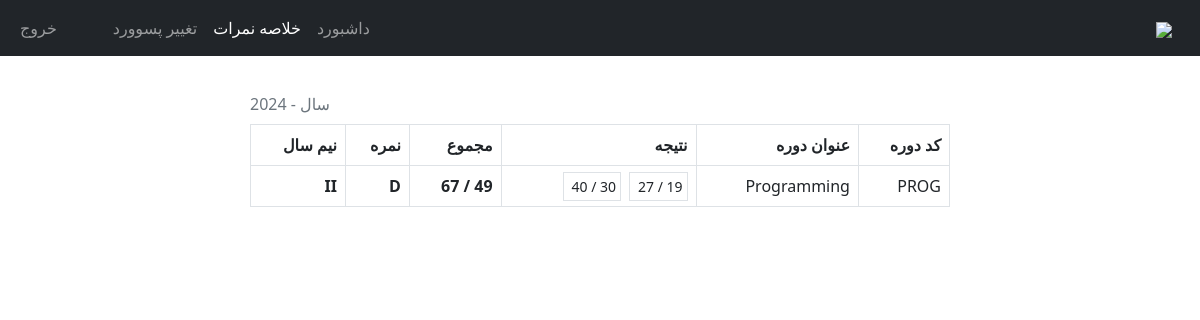
Page /Student/grade.php (signed in) on the committed database.
### tables this page shows
CREATE TABLE `student_score` (
  `id` int(11) NOT NULL,
  `semester` varchar(100) NOT NULL,
  `year` int(11) NOT NULL,
  `student_id` int(11) NOT NULL,
  `teacher_id` int(11) NOT NULL,
  `subject_id` int(11) NOT NULL,
  `results` varchar(512) NOT NULL
);

CREATE TABLE `subjects` (
  `subject_id` int(11) NOT NULL,
  `subject` varchar(31) NOT NULL,
  `subject_code` varchar(31) NOT NULL,
  `grade` int(11) NOT NULL
);

### Student/data/score.php (called while the page is built)
<?php
function getScoreById($student_id, $conn){
   $sql = "SELECT * FROM student_score
           WHERE student_id=? ORDER BY year DESC";
   $stmt = $conn->prepare($sql);
   $stmt->execute([$student_id]);
   if ($stmt->rowCount() > 0) {
     $student_scores = $stmt->fetchAll();
     return $student_scores;
   }else {
    return 0;
   }
}
function gradeCalc($grade){
   $g = "";
   if ($grade >= 92) {
       $g = "A+";
   }else if ($grade >= 86) {
       $g = "A";
   }else if ($grade >= 80) {
       $g = "A-";
   }else if ($grade >= 75) {
       $g = "B+";
   }else if ($grade >= 70) {
       $g = "B";
   }else if ($grade >= 66) {
       $g = "B-";
   }else if ($grade >= 60) {
       $g = "C";
   }else if ($grade >= 55) {
       $g = "C-";
   }else if ($grade >= 50) {
       $g = "D+";
   }else if ($grade >= 45) {
       $g = "D";
   }else if ($grade >= 40) {
       $g = "D-";
   }else if ($grade < 39) {
       $g = "F";
   }
   return $g;
}

### Student/data/subject.php (called while the page is built, shortened)
<?php
function getSubjectById($subject_id, $conn){
   $sql = "SELECT * FROM subjects
           WHERE subject_id=?";
   $stmt = $conn->prepare($sql);
   $stmt->execute([$subject_id]);
   if ($stmt->rowCount() == 1) {
     $subject = $stmt->fetch();
     return $subject;
   }else {
   	return 0;
   }
}
 ?>

### Student/grade.php (the view, shortened to what this page needs)
<?php
if (
  isset($_SESSION['student_id']) &&
  isset($_SESSION['role'])
) {
  if ($_SESSION['role'] == 'Student') {
    include "../DB_connection.php";
    include "data/score.php";
    include "data/subject.php";
    $student_id = $_SESSION['student_id'];
    $scores = getScoreById($student_id, $conn);
?>
    <!DOCTYPE html>
    <html lang="fa" dir="rtl">
    <head>
      <link rel="stylesheet" href="https://cdn.jsdelivr.net/npm/bootstrap@5.2.0/dist/css/bootstrap.min.css">
      <link rel="stylesheet" href="../css/style.css">
      <link rel="stylesheet" href="https://cdnjs.cloudflare.com/ajax/libs/font-awesome/4.7.0/css/font-awesome.min.css">
    </head>
    <body>
      <?php
      include "inc/navbar.php";
      if ($scores != 0) {
      ?>
        <div class="d-flex justify-content-center align-items-center flex-column pt-4">
          <?php
          $check = 0;
          foreach ($scores as $score) {
            if ($score['year'] == $check) {
              $check = $score['year'];
              $csubject = getSubjectById($score['subject_id'], $conn);
          ?>
              <tr>
                <td><?= $csubject['subject_code'] ?></th>
                <td><?= $csubject['subject'] ?></th>
                <td>
                  <?php
                  $total = 0;
                  $outOf = 0;
                  $results = explode(',', trim($score['results']));
                  foreach ($results as $result) {
                    $temp =  explode(' ', trim($result));
                    $total += $temp[0];
                    $outOf += $temp[1];
                  ?>
                    <small class="border p-1">
                      <?= $temp[0] ?> / <?= $temp[1] ?>
                    </small>&nbsp;
                  <?php } ?>
                  </th>
                <th><?= $total ?> / <?= $outOf ?></th>
                <th><?php
                    echo gradeCalc($total);
                    ?></th>
                <th><?= $score['semester'] ?></th>
              </tr>
            <?php } else {
              $check = $score['year'];
              $csubject = getSubjectById($score['subject_id'], $conn);
            ?>
              <div class="table-responsive " style="width: 90%; max-width: 700px;">
                <table class="table table-bordered mt-1 mb-5 n-table">
                  <caption style="caption-side:top">سال - <?= $score['year'] ?> </caption>
                  <thead>
                    <tr>
                      <th scope="col">کد دوره </th>
                      <th scope="col">عنوان دوره </th>
                      <th scope="col">نتیجه</th>
                      <th scope="col">مجموع</th>
                      <th scope="col">نمره</th>
                      <th scope="col">نیم سال </th>
                    </tr>
                  </thead>
                  <tbody>
                    <tr>
                      <td><?= $csubject['subject_code'] ?></th>
                      <td><?= $csubject['subject'] ?></th>
                      <td>
                        <?php
                        $total = 0;
                        $outOf = 0;
                        $results = explode(',', trim($score['results']));
                        foreach ($results as $result) {
                          $temp =  explode(' ', trim($result));
                          $total += $temp[0];
                          $outOf += $temp[1];
                        ?>
                          <small class="border p-1">
                            <?= $temp[0] ?> / <?= $temp[1] ?>
                          </small>&nbsp;
                        <?php } ?>
                      <th><?= $total ?> / <?= $outOf ?></th>
                      <th><?php
                          echo gradeCalc($total);
                          ?></th>
                      <th><?= $score['semester'] ?></th>
                    </tr>
                  <?php }
                if ($score['year'] != $check) { ?>
          <?php  }
              } ?>
        <?php } else { ?>
          <div class="alert alert-info .w-450 m-5" role="alert">
            موردی یافت نشد!
          </div>
        <?php } ?>
    </body>
    </html>
<?php
  } else {
    header("Location: ../login.php");
    exit;
  }
} else {
  header("Location: ../login.php");
  exit;
}
?>

### css/style.css (style rules this page uses)
.n-table { max-width: 800px; }

### rows in the picture
student_score: year "2024", subject.subject_code "PROG", subject.subject "Programming", results "19", results "27", results "30", results "40", total "49", outOf "67", total "D", semester "II"
